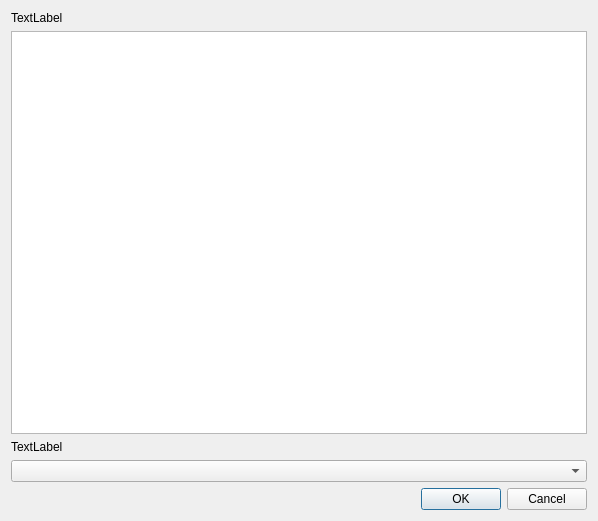
<?xml version="1.0" encoding="UTF-8"?>
<ui version="4.0">
 <class>ChooseGPUDialog</class>
 <widget class="QDialog" name="ChooseGPUDialog">
  <property name="geometry">
   <rect>
    <x>0</x>
    <y>0</y>
    <width>598</width>
    <height>521</height>
   </rect>
  </property>
  <property name="windowTitle">
   <string>Dialog</string>
  </property>
  <layout class="QVBoxLayout" name="verticalLayout">
   <item>
    <widget class="QLabel" name="lblAvailableGPUs">
     <property name="text">
      <string>TextLabel</string>
     </property>
    </widget>
   </item>
   <item>
    <widget class="QTableView" name="tableView"/>
   </item>
   <item>
    <widget class="QLabel" name="label">
     <property name="text">
      <string>TextLabel</string>
     </property>
    </widget>
   </item>
   <item>
    <widget class="QComboBox" name="comboBox"/>
   </item>
   <item>
    <widget class="QDialogButtonBox" name="buttonBox">
     <property name="orientation">
      <enum>Qt::Horizontal</enum>
     </property>
     <property name="standardButtons">
      <set>QDialogButtonBox::Cancel|QDialogButtonBox::Ok</set>
     </property>
    </widget>
   </item>
  </layout>
 </widget>
 <resources/>
 <connections>
  <connection>
   <sender>buttonBox</sender>
   <signal>accepted()</signal>
   <receiver>ChooseGPUDialog</receiver>
   <slot>accept()</slot>
   <hints>
    <hint type="sourcelabel">
     <x>248</x>
     <y>254</y>
    </hint>
    <hint type="destinationlabel">
     <x>157</x>
     <y>274</y>
    </hint>
   </hints>
  </connection>
  <connection>
   <sender>buttonBox</sender>
   <signal>rejected()</signal>
   <receiver>ChooseGPUDialog</receiver>
   <slot>reject()</slot>
   <hints>
    <hint type="sourcelabel">
     <x>316</x>
     <y>260</y>
    </hint>
    <hint type="destinationlabel">
     <x>286</x>
     <y>274</y>
    </hint>
   </hints>
  </connection>
 </connections>
</ui>
